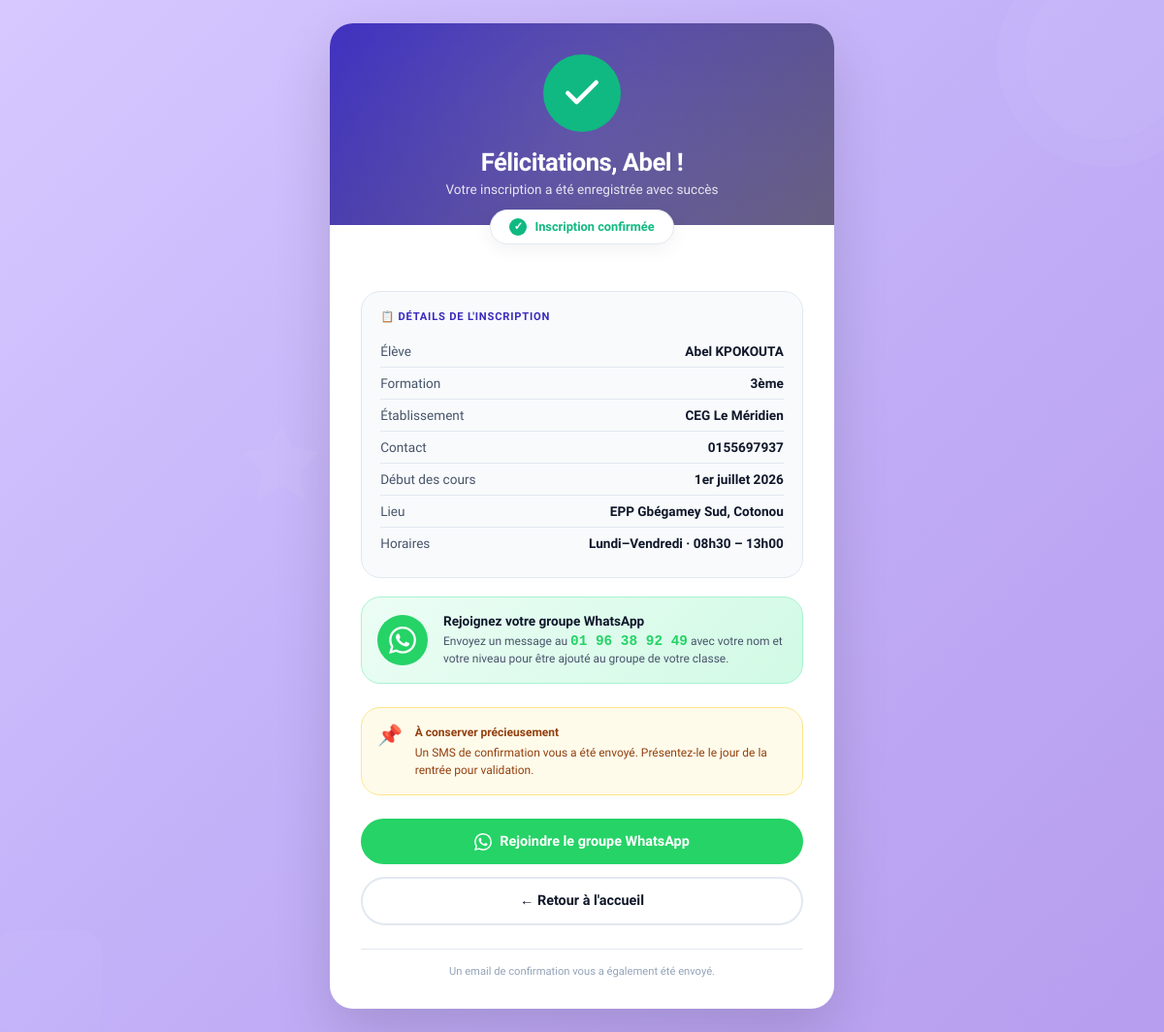
/inscription/2/ok/, run on the app's committed database.
### enrollments/models.py (models this page shows, shortened)
class Enrollment(models.Model):
    TYPE_CHOICES = [
        ('eleve',  "L'élève lui-même"),
        ('parent', 'Un parent / tuteur'),
    ]
    LEVEL_CHOICES = [
        ('3eme', '3ème'),
        ('1ere', '1ères C & D'),
        ('tle',  'Terminales C & D'),
    ]
    SERIE_CHOICES = [
        ('C', 'Série C'),
        ('D', 'Série D'),
    ]
    STATUS_CHOICES = [
        ('pending',   'En attente de paiement'),
        ('active',    'Inscrit — Paiement confirmé'),
        ('cancelled', 'Annulé'),
    ]
    PHONE_OWNER_CHOICES = [
        ('eleve',  "L'élève"),
        ('pere',   'Le père'),
        ('mere',   'La mère'),
        ('tuteur', 'Un tuteur'),
    ]
    registrant_type = models.CharField(
        max_length=10, choices=TYPE_CHOICES, default='eleve',
        verbose_name="Qui s'inscrit"
    )
    last_name  = models.CharField(max_length=100, verbose_name="Nom de l'élève")
    first_name = models.CharField(max_length=100, verbose_name="Prénom(s) de l'élève")
    school     = models.CharField(max_length=200, verbose_name="Établissement scolaire")
    phone       = models.CharField(max_length=20, verbose_name="Numéro de contact")
    phone_owner = models.CharField(
        max_length=10, choices=PHONE_OWNER_CHOICES, default='eleve',
        verbose_name="Ce numéro appartient à"
    )
    level = models.CharField(max_length=10, choices=LEVEL_CHOICES, verbose_name="Niveau")
    serie = models.CharField(
        max_length=1, choices=SERIE_CHOICES,
        blank=True, default='',
        verbose_name="Série"
    )
    parent_name  = models.CharField(max_length=200, blank=True, verbose_name="Nom du parent / tuteur")
    parent_phone = models.CharField(max_length=20,  blank=True, verbose_name="Téléphone du parent")
    status     = models.CharField(
        max_length=20, choices=STATUS_CHOICES, default='pending',
        verbose_name="Statut"
    )
    created_at = models.DateTimeField(auto_now_add=True, verbose_name="Date d'inscription")
    updated_at = models.DateTimeField(auto_now=True)
    class Meta:
        verbose_name        = "Inscription"
        verbose_name_plural = "Inscriptions"
        ordering            = ['-created_at']
    @property
    def full_name(self):
        return f"{self.first_name} {self.last_name}".strip()
    @property
    def level_serie(self):
        if self.level == '3eme':
            return self.get_level_display()
        return f"{self.get_level_display()} — Série {self.serie}"
    @property
    def contact_phone(self):
        return self.parent_phone if self.parent_phone else self.phone

### enrollments/views.py (the view)
# urls.py: path('inscription/<int:pk>/ok/', views.enrollment_success_view, name='success'),
def enrollment_success_view(request, pk):
    enrollment = get_object_or_404(Enrollment, pk=pk)
    return render(request, 'enrollments/success.html', {'enrollment': enrollment})

### enrollments/templates/enrollments/success.html (shortened to what this page needs)
{% load static %}
<!DOCTYPE html>
<html lang="fr">
<head>
</head>
<body>
<div class="bg-deco">
  <svg class="deco-1" viewBox="0 0 200 200" fill="white">
    <circle cx="100" cy="100" r="80" fill="white" opacity="0.3"/>
    <circle cx="100" cy="100" r="60" fill="white" opacity="0.2"/>
  </svg>
  <svg class="deco-2" viewBox="0 0 200 200" fill="white">
    <rect x="50" y="50" width="100" height="100" rx="20" fill="white" opacity="0.2"/>
  </svg>
  <svg class="deco-3" viewBox="0 0 100 100" fill="white">
    <polygon points="50,10 61,35 90,40 70,60 75,90 50,75 25,90 30,60 10,40 39,35" fill="white" opacity="0.3"/>
  </svg>
</div>
<div class="success-card">
  <div class="success-header">
    <div class="check-icon">
      <svg viewBox="0 0 24 24" fill="none" stroke="white" stroke-width="2.5" stroke-linecap="round" stroke-linejoin="round">
        <polyline points="20 6 9 17 4 12"></polyline>
      </svg>
    </div>
    <h1>Félicitations, {{ enrollment.first_name }} !</h1>
    <p>Votre inscription a été enregistrée avec succès</p>
  </div>
  <div class="badge-container">
    <div class="badge-success">Inscription confirmée</div>
  </div>
  <div class="success-content">
    <div class="info-card">
      <div class="info-title">
        📋 Détails de l'inscription
      </div>
      <div class="info-row">
        <span class="info-key">Élève</span>
        <span class="info-val">{{ enrollment.full_name }}</span>
      </div>
      <div class="info-row">
        <span class="info-key">Formation</span>
        <span class="info-val">{{ enrollment.level_serie }}</span>
      </div>
      <div class="info-row">
        <span class="info-key">Établissement</span>
        <span class="info-val">{{ enrollment.school }}</span>
      </div>
      <div class="info-row">
        <span class="info-key">Contact</span>
        <span class="info-val">{{ enrollment.contact_phone }}</span>
      </div>
      <div class="info-row">
        <span class="info-key">Début des cours</span>
        <span class="info-val">1er juillet 2026</span>
      </div>
      <div class="info-row">
        <span class="info-key">Lieu</span>
        <span class="info-val">EPP Gbégamey Sud, Cotonou</span>
      </div>
      <div class="info-row">
        <span class="info-key">Horaires</span>
        <span class="info-val">Lundi–Vendredi · 08h30 – 13h00</span>
      </div>
    </div>
    <div class="whatsapp-box">
      <div class="wa-icon">
      </div>
      <div class="wa-text">
        <strong>Rejoignez votre groupe WhatsApp</strong>
        <p>Envoyez un message au <span class="wa-number">01 96 38 92 49</span> avec votre nom et votre niveau pour être ajouté au groupe de votre classe.</p>
      </div>
    </div>
    <div class="reminder-box">
      <div class="reminder-icon">📌</div>
      <div class="reminder-text">
        <strong>À conserver précieusement</strong>
        Un SMS de confirmation vous a été envoyé. Présentez-le le jour de la rentrée pour validation.
      </div>
    </div>
    <div class="btn-group">
      <a href="https://wa.me/22996389249?text=Bonjour%2C%20je%20suis%20{{ enrollment.full_name|urlencode }}%20inscrit(e)%20en%20{{ enrollment.level_serie|urlencode }}.%20Je%20souhaite%20rejoindre%20le%20groupe%20WhatsApp."
         target="_blank"
         class="btn btn-whatsapp">
        Rejoindre le groupe WhatsApp
      </a>
      <a href="{% url 'core:index' %}" class="btn btn-outline">
        ← Retour à l'accueil
      </a>
    </div>
    <div class="footer-note">
      Un email de confirmation vous a également été envoyé.
    </div>
  </div>
</div>
</body>
</html>

### data on the page
Enrollment: first_name "Abel", full_name "Abel KPOKOUTA", level_serie "3ème", school "CEG Le Méridien", contact_phone "0155697937"
